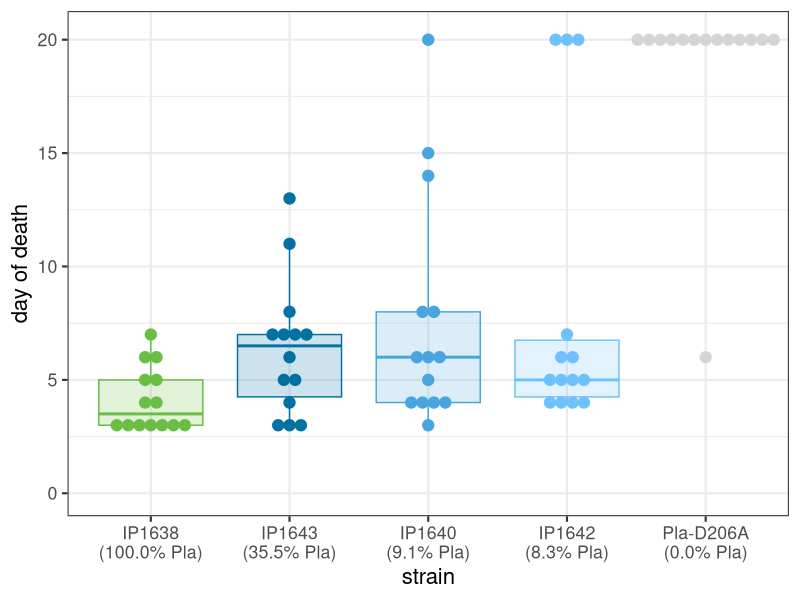

Source code (R):
## ---- chunk 1
library(tidyverse); theme_set(theme_bw())
library(colorspace) ## lighten()
library(kableExtra)
## ---- chunk 2
dd4 <- read.csv("Sidhu_mort.csv")  |>
    mutate(across(strain, \(x) reorder(factor(x), gene_ratio,
                                       decreasing = TRUE))) |>
    arrange(strain) |>
    mutate(strainx = sprintf("%s\n(%1.1f%% Pla)", strain, gene_ratio) |>
               factor() |> forcats::fct_inorder()) |>
    mutate(event = ifelse(dod==20, 0, 1)) ## censoring
cvec0 <- c("#69BE44", "#49A5DF", "#D5D5D8")
cvec1 <- c(cvec0[1],
           lighten(cvec0[2], c(-0.3, 0, 0.3)),
           cvec0[3])
cvec <- cvec1
theme_set(theme_bw(base_size = 16))

gg_ttd <- ggplot(dd4, aes(x=strainx, y = dod, colour = strain, fill = strain)) +
    geom_dotplot(binaxis="y", stackdir = "center", binwidth = 0.5) +
    geom_boxplot(alpha = 0.2) + 
    expand_limits(y=0) +
    scale_colour_manual(values = cvec) +
    scale_fill_manual(values = cvec) +
    theme(legend.position = "none") +
    labs(y = "day of death", x = "strain")

print(gg_ttd)
## ---- chunk 3
dd <- read_csv("../parameters/parameters.csv") |>
  filter(type == "param", !grepl("nu|rho|c|epsilon", Symbol)) |>
  select(Symbol, Definition, Value, minval, maxval) |>
  ## mutate(across(c(Value, minval, maxval), expSup)) |>
  mutate(Value = ifelse(is.na(minval), Value,
                        sprintf("%s - %s", minval, maxval))) |>
  select(-c(minval, maxval))

kbl(dd, format = "html", escape = FALSE) |>
  column_spec(2, width = "5in")
